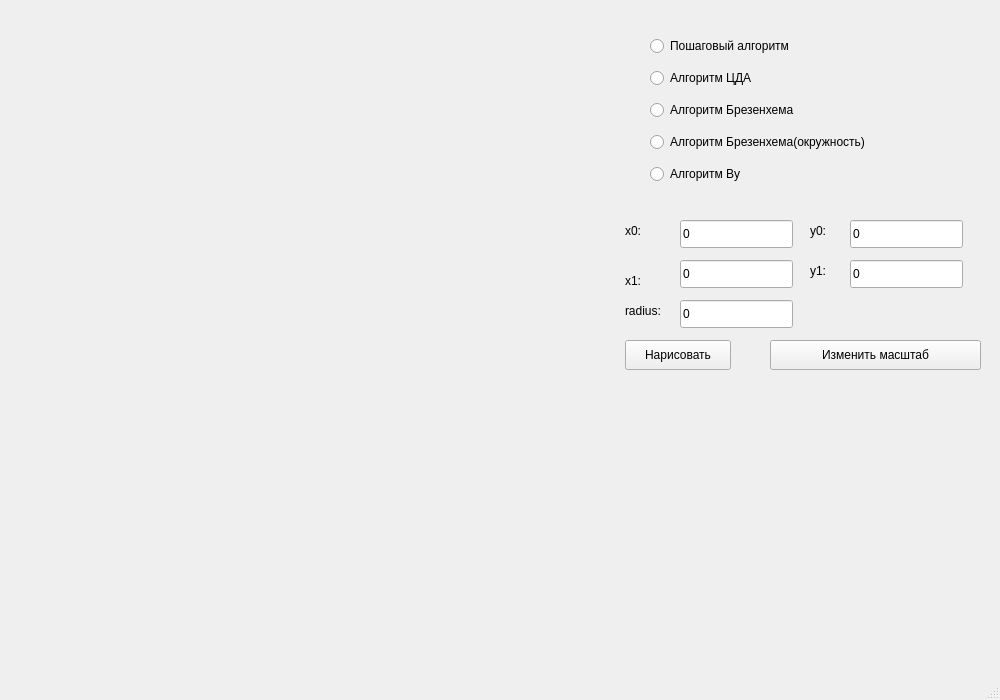
<?xml version="1.0" encoding="UTF-8"?>
<ui version="4.0">
 <class>MainWindow</class>
 <widget class="QMainWindow" name="MainWindow">
  <property name="geometry">
   <rect>
    <x>0</x>
    <y>0</y>
    <width>1000</width>
    <height>700</height>
   </rect>
  </property>
  <property name="windowTitle">
   <string>MainWindow</string>
  </property>
  <widget class="QWidget" name="centralwidget">
   <widget class="QLabel" name="firstYLabel">
    <property name="geometry">
     <rect>
      <x>810</x>
      <y>220</y>
      <width>21</width>
      <height>21</height>
     </rect>
    </property>
    <property name="sizePolicy">
     <sizepolicy hsizetype="Preferred" vsizetype="Preferred">
      <horstretch>0</horstretch>
      <verstretch>0</verstretch>
     </sizepolicy>
    </property>
    <property name="text">
     <string>y0:</string>
    </property>
   </widget>
   <widget class="QLineEdit" name="secondX">
    <property name="geometry">
     <rect>
      <x>680</x>
      <y>260</y>
      <width>113</width>
      <height>28</height>
     </rect>
    </property>
    <property name="sizePolicy">
     <sizepolicy hsizetype="Expanding" vsizetype="Fixed">
      <horstretch>0</horstretch>
      <verstretch>0</verstretch>
     </sizepolicy>
    </property>
    <property name="styleSheet">
     <string notr="true">color:black</string>
    </property>
    <property name="text">
     <string>0</string>
    </property>
   </widget>
   <widget class="QPushButton" name="draw">
    <property name="geometry">
     <rect>
      <x>625</x>
      <y>340</y>
      <width>106</width>
      <height>30</height>
     </rect>
    </property>
    <property name="sizePolicy">
     <sizepolicy hsizetype="Expanding" vsizetype="Fixed">
      <horstretch>0</horstretch>
      <verstretch>0</verstretch>
     </sizepolicy>
    </property>
    <property name="text">
     <string>Нарисовать</string>
    </property>
   </widget>
   <widget class="QLineEdit" name="radius">
    <property name="geometry">
     <rect>
      <x>680</x>
      <y>300</y>
      <width>113</width>
      <height>28</height>
     </rect>
    </property>
    <property name="sizePolicy">
     <sizepolicy hsizetype="Expanding" vsizetype="Fixed">
      <horstretch>0</horstretch>
      <verstretch>0</verstretch>
     </sizepolicy>
    </property>
    <property name="text">
     <string>0</string>
    </property>
   </widget>
   <widget class="QLabel" name="secondXLabel">
    <property name="geometry">
     <rect>
      <x>625</x>
      <y>270</y>
      <width>80</width>
      <height>21</height>
     </rect>
    </property>
    <property name="sizePolicy">
     <sizepolicy hsizetype="Preferred" vsizetype="Preferred">
      <horstretch>0</horstretch>
      <verstretch>0</verstretch>
     </sizepolicy>
    </property>
    <property name="text">
     <string>x1:</string>
    </property>
   </widget>
   <widget class="QLabel" name="radiusLabel">
    <property name="geometry">
     <rect>
      <x>625</x>
      <y>300</y>
      <width>80</width>
      <height>21</height>
     </rect>
    </property>
    <property name="sizePolicy">
     <sizepolicy hsizetype="Preferred" vsizetype="Preferred">
      <horstretch>0</horstretch>
      <verstretch>0</verstretch>
     </sizepolicy>
    </property>
    <property name="text">
     <string>radius:</string>
    </property>
   </widget>
   <widget class="QPushButton" name="changeScale">
    <property name="geometry">
     <rect>
      <x>770</x>
      <y>340</y>
      <width>211</width>
      <height>30</height>
     </rect>
    </property>
    <property name="sizePolicy">
     <sizepolicy hsizetype="Expanding" vsizetype="Fixed">
      <horstretch>0</horstretch>
      <verstretch>0</verstretch>
     </sizepolicy>
    </property>
    <property name="text">
     <string>Изменить масштаб</string>
    </property>
   </widget>
   <widget class="QLineEdit" name="firstX">
    <property name="geometry">
     <rect>
      <x>680</x>
      <y>220</y>
      <width>113</width>
      <height>28</height>
     </rect>
    </property>
    <property name="sizePolicy">
     <sizepolicy hsizetype="Expanding" vsizetype="Fixed">
      <horstretch>0</horstretch>
      <verstretch>0</verstretch>
     </sizepolicy>
    </property>
    <property name="inputMask">
     <string/>
    </property>
    <property name="text">
     <string>0</string>
    </property>
   </widget>
   <widget class="QLineEdit" name="secondY">
    <property name="geometry">
     <rect>
      <x>850</x>
      <y>260</y>
      <width>113</width>
      <height>28</height>
     </rect>
    </property>
    <property name="sizePolicy">
     <sizepolicy hsizetype="Expanding" vsizetype="Fixed">
      <horstretch>0</horstretch>
      <verstretch>0</verstretch>
     </sizepolicy>
    </property>
    <property name="text">
     <string>0</string>
    </property>
   </widget>
   <widget class="QLabel" name="firstXLabel">
    <property name="geometry">
     <rect>
      <x>625</x>
      <y>220</y>
      <width>80</width>
      <height>21</height>
     </rect>
    </property>
    <property name="sizePolicy">
     <sizepolicy hsizetype="Preferred" vsizetype="Preferred">
      <horstretch>0</horstretch>
      <verstretch>0</verstretch>
     </sizepolicy>
    </property>
    <property name="text">
     <string>x0:</string>
    </property>
   </widget>
   <widget class="QLabel" name="secondYLabel">
    <property name="geometry">
     <rect>
      <x>810</x>
      <y>260</y>
      <width>21</width>
      <height>21</height>
     </rect>
    </property>
    <property name="sizePolicy">
     <sizepolicy hsizetype="Preferred" vsizetype="Preferred">
      <horstretch>0</horstretch>
      <verstretch>0</verstretch>
     </sizepolicy>
    </property>
    <property name="text">
     <string>y1:</string>
    </property>
   </widget>
   <widget class="QLineEdit" name="firstY">
    <property name="geometry">
     <rect>
      <x>850</x>
      <y>220</y>
      <width>113</width>
      <height>28</height>
     </rect>
    </property>
    <property name="sizePolicy">
     <sizepolicy hsizetype="Expanding" vsizetype="Fixed">
      <horstretch>0</horstretch>
      <verstretch>0</verstretch>
     </sizepolicy>
    </property>
    <property name="text">
     <string>0</string>
    </property>
   </widget>
   <widget class="QWidget" name="verticalLayoutWidget">
    <property name="geometry">
     <rect>
      <x>650</x>
      <y>30</y>
      <width>301</width>
      <height>161</height>
     </rect>
    </property>
    <layout class="QVBoxLayout" name="verticalLayout">
     <item>
      <widget class="QRadioButton" name="nline">
       <property name="sizePolicy">
        <sizepolicy hsizetype="Minimum" vsizetype="Fixed">
         <horstretch>0</horstretch>
         <verstretch>0</verstretch>
        </sizepolicy>
       </property>
       <property name="text">
        <string>Пошаговый алгоритм</string>
       </property>
      </widget>
     </item>
     <item>
      <widget class="QRadioButton" name="ddaline">
       <property name="sizePolicy">
        <sizepolicy hsizetype="Minimum" vsizetype="Fixed">
         <horstretch>0</horstretch>
         <verstretch>0</verstretch>
        </sizepolicy>
       </property>
       <property name="text">
        <string>Алгоритм ЦДА</string>
       </property>
      </widget>
     </item>
     <item>
      <widget class="QRadioButton" name="bline">
       <property name="sizePolicy">
        <sizepolicy hsizetype="Minimum" vsizetype="Fixed">
         <horstretch>0</horstretch>
         <verstretch>0</verstretch>
        </sizepolicy>
       </property>
       <property name="text">
        <string>Алгоритм Брезенхема</string>
       </property>
      </widget>
     </item>
     <item>
      <widget class="QRadioButton" name="bcircle">
       <property name="sizePolicy">
        <sizepolicy hsizetype="Minimum" vsizetype="Fixed">
         <horstretch>0</horstretch>
         <verstretch>0</verstretch>
        </sizepolicy>
       </property>
       <property name="text">
        <string>Алгоритм Брезенхема(окружность)</string>
       </property>
      </widget>
     </item>
     <item>
      <widget class="QRadioButton" name="wuline">
       <property name="sizePolicy">
        <sizepolicy hsizetype="Minimum" vsizetype="Fixed">
         <horstretch>0</horstretch>
         <verstretch>0</verstretch>
        </sizepolicy>
       </property>
       <property name="text">
        <string>Алгоритм Ву</string>
       </property>
      </widget>
     </item>
    </layout>
   </widget>
  </widget>
  <widget class="QMenuBar" name="menubar">
   <property name="geometry">
    <rect>
     <x>0</x>
     <y>0</y>
     <width>1000</width>
     <height>22</height>
    </rect>
   </property>
  </widget>
  <widget class="QStatusBar" name="statusbar"/>
 </widget>
 <resources/>
 <connections/>
</ui>
